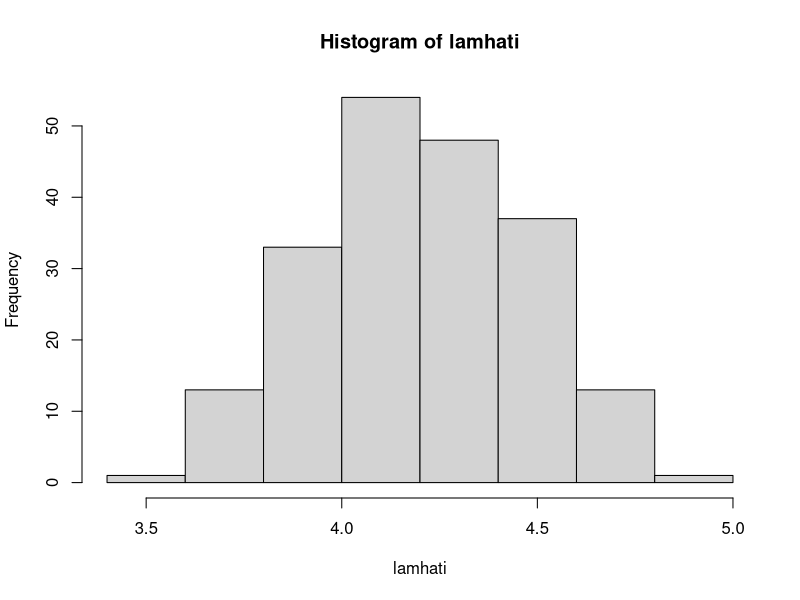
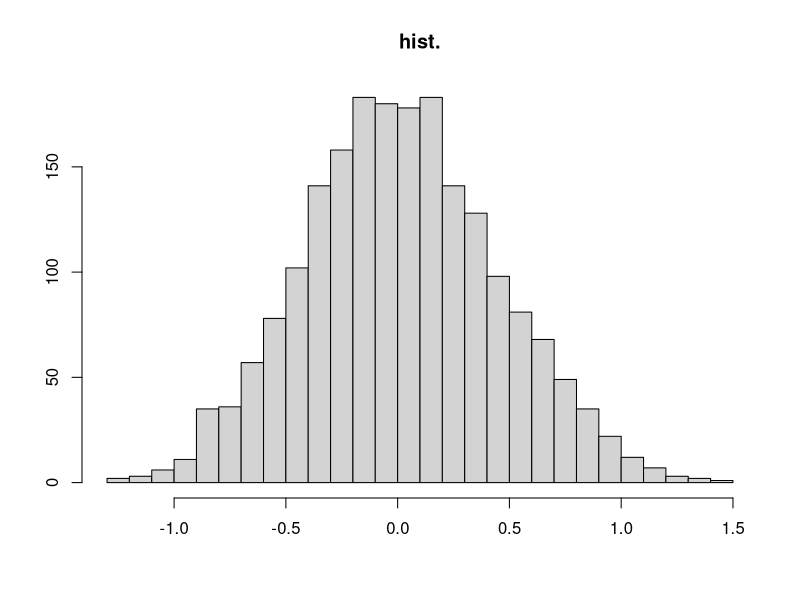
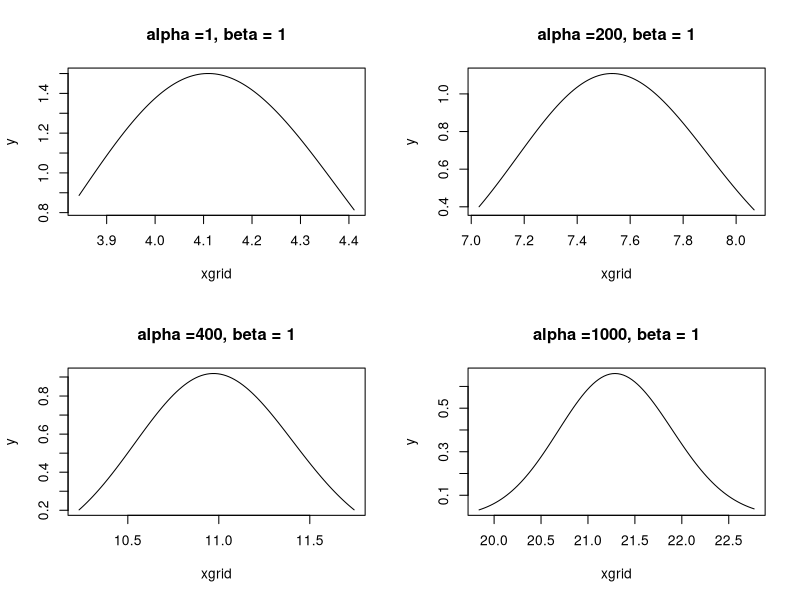
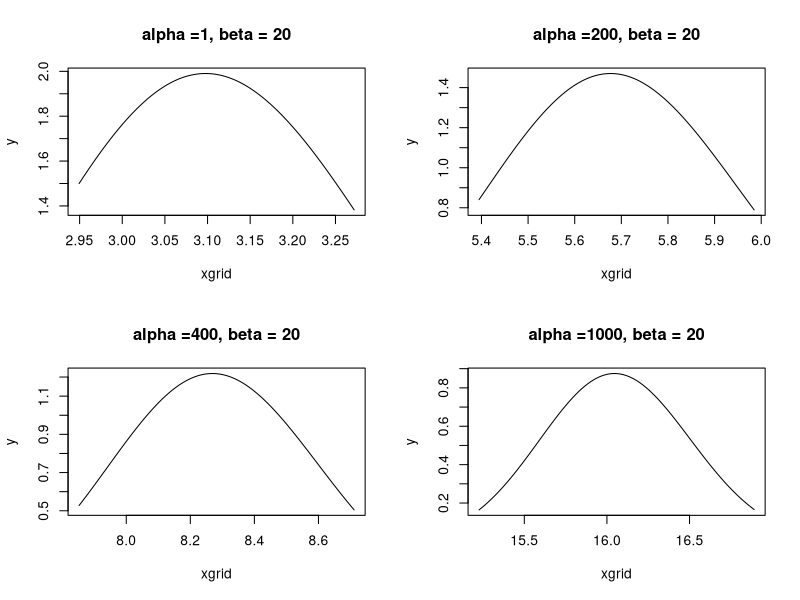
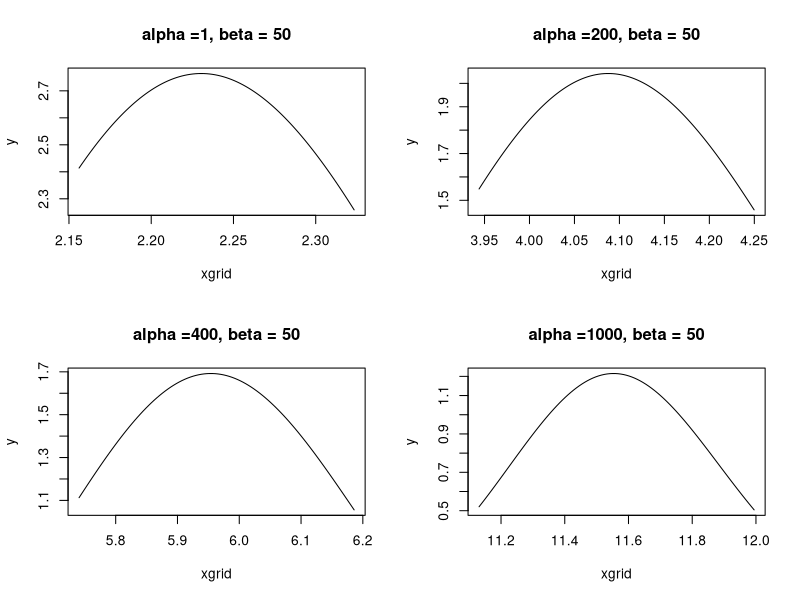
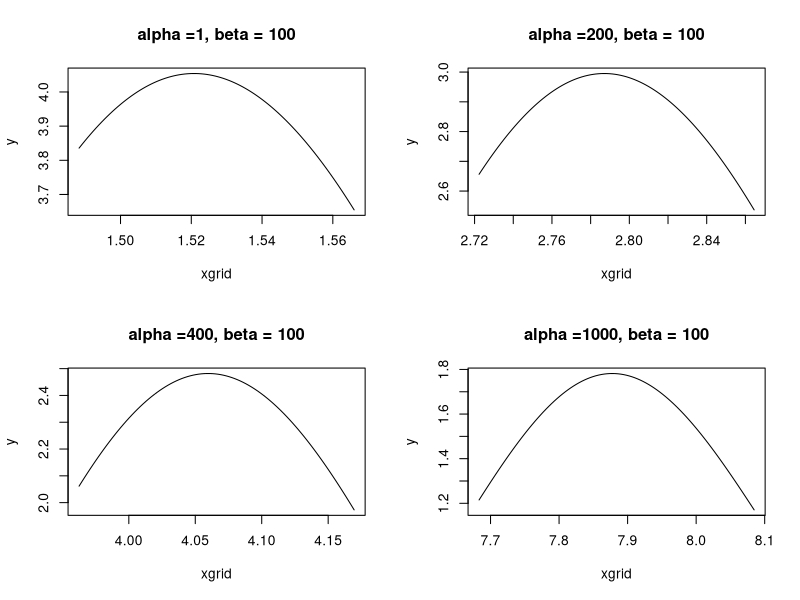
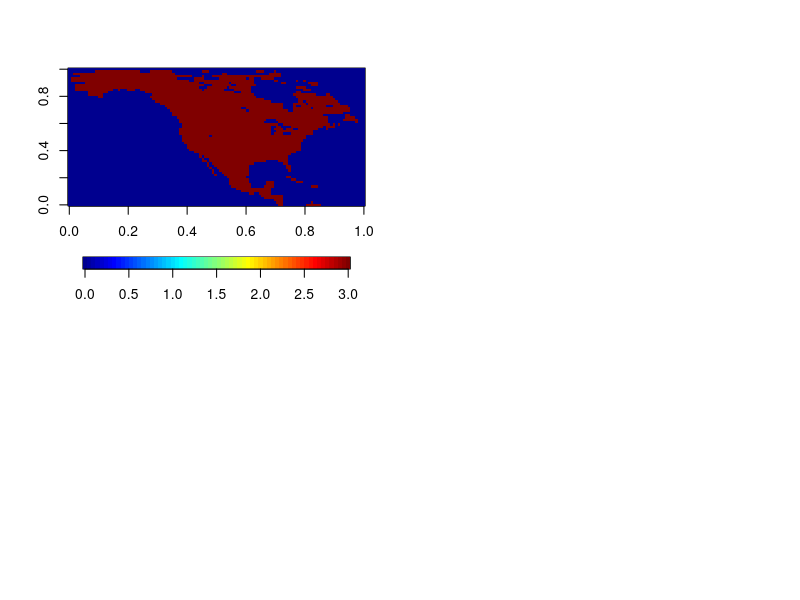
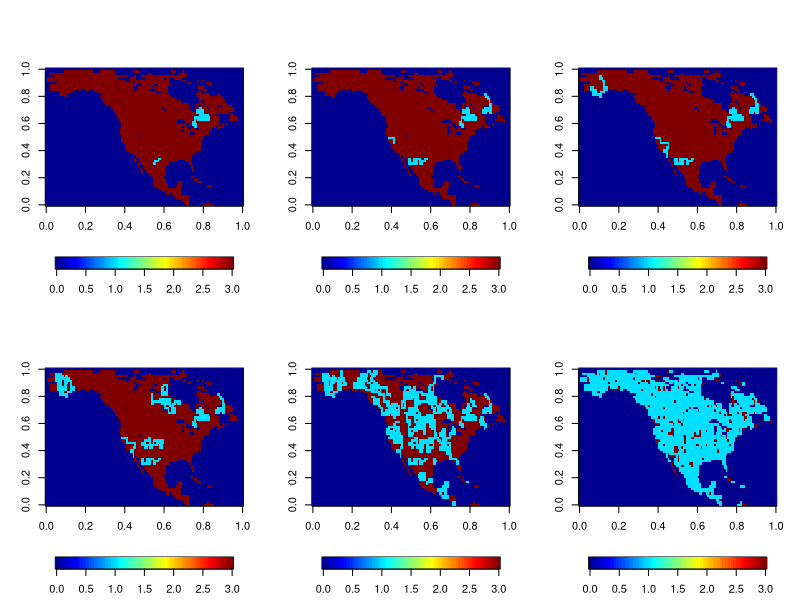

R code for these plots, in order:
#### 406 hw 9 #### 
## 1 
### a 
airline <- read.table('airlines.dta', head = F)
head(airline)
airline$V3 <- airline$V3/1000
lamhat <- sum(airline[2])/sum(airline[3])
B = 200 
n = nrow(airline)
lamhati <- numeric(B)
for ( i in 1:B) {
  bs <- rpois(n, lamhat * airline[[3]])
  lamhati[i] <- sum(bs)/sum(airline[3])
}
# bias <- 1/B*sum(lamhati) - lamhat
bias <- mean(lamhati - lamhat)
mse <- 1/B* sum((lamhati - lamhat)^2)
mse <- mean((lamhati - lamhat)^2)
bias;mse
hist(lamhati)


### b 
B=2000 
lamhati=numeric(B)
for (i in 1:B){
  U=1+n*runif(n,0,1); S=airline[floor(U), ]
  lamhati[i] <- sum(S[2])/sum(S[3])
}
hist(lamhati - lamhat,30,main='hist.',xlab='',ylab='')
mean(lamhati - lamhat)  
mse <- mean((lamhati - lamhat)^2)
bias; mse


### c 

B = 2000 
lamhati = numeric(B)


trial <- function(a, b) {
  beta0 <- b
  alpha0 <- a
  betastar <- beta0 + sum(airline[3])
  alphastar <- alpha0 + sum(airline[2])
  
  mean <- alphastar/betastar
  var <- alphastar/(betastar^2)
  mean;var
  
  xgrid <- seq(mean - 4*var, mean + 4*var, length.out = 100) 
  y <- dgamma(xgrid, shape = alphastar, scale = 1/betastar)
  plot(xgrid, y, 'l', main = paste0("alpha =", a, ", beta = ", b))
  return (c(a, b, mean, var))
}

a <- c(1, 200, 400, 1000)
b <- c(1, 20, 50, 100)
abgrid <- expand.grid(a, b)
par(mfrow = c(2, 2))
miumiu <- sapply(1:16, function(i) {trial(abgrid[i,1], abgrid[i,2])})
table <- data.frame(alpha = miumiu[1,], beta = miumiu[2, ], mean = miumiu[3, ], var = miumiu[4,])

### d 
func <- function(a, b) {
  beta0 <- b
  alpha0 <- a
  betastar <- beta0 + sum(airline[3])
  alphastar <- alpha0 + sum(airline[2])
  lami <- rexp(n, 40)
  weight <- lami^(alphastar-1)*exp(-(betastar-1)*lami)
  sum(weight)
  mean <- mean(lami*weight/sum(weight))
  var <- var(lami*weight/sum(weight))  
  return (c(a, b, mean, var))
}


miumiu <- sapply(1:16, function(i) {func(abgrid[i,1], abgrid[i,2])})
table <- data.frame(alpha = miumiu[1,], beta = miumiu[2, ], mean = miumiu[3, ], var = miumiu[4,])


func(abgrid[3, 1], abgrid[3, 2])

## 2 
LAI = read.table("LAI.csv", sep = ",")
LAI = as.matrix(LAI)

T = dim(LAI)[1] 
Tlist = 1:T 
LAI = sapply(Tlist, function(i) matrix(LAI[i,], nrow=120, ncol=60, byrow=T), 
             simplify="array")
library(fields) 

L = (LAI[,,7] > 0) * 3
image.plot(L, horizontal = T)
pool <- which(L > 0)
T = 0
# begein of loop 
par(mfrow = c(2,3))
repeat {
  x <- sample(pool, 1) 
  
  repeat {
    if (L[x] == 3) L[x] = 1 
    pool <- pool[pool != x] 
    if (length(pool) == 0) break  
    if (x <= 120 | x == 1) {
      possible <- c(1, -1, 120) +x 
    }else possible <- c(-1, 1, 120, -120) +x 
    
    if (sum(L[possible] == 3) != 0)  {# find new point {
      newx <- ifelse(sum(L[possible] == 3) == 1, possible[L[possible] == 3], sample(possible[L[possible] == 3], 1)) 
    } else {
      break   
    }
    
    x = newx 
    T = T + 1
    if (sum(T == c(50, 100, 150, 300, 1000, 2000)) == 1) {
      
      image.plot(L, horizontal = T)
      
    }
 
  }
    if (T >= 3000)break
  if (length(pool) == 0) break 
}

image.plot(L, horizontal = T)




# 
# if (x%%60 == 1) {
#   if (x ==1) {
#     movement <- sample(c(1, 60), 1)
#   }
#   else if (x == 7141) {
#     movement <- sample(c(1, -60), 1)
#   }
#   else {
#   movement <- sample(c(1, 60, -60), 1)
#   }
# }
# else if (x %% 60 == 0) {
#   if (x == 60) {
#     movement <- sample(c(-1, 60), 1)
#   }
#   else if (x == 120*60) {
#     movement <- sample(c(-1, -60))
#   }
# }
